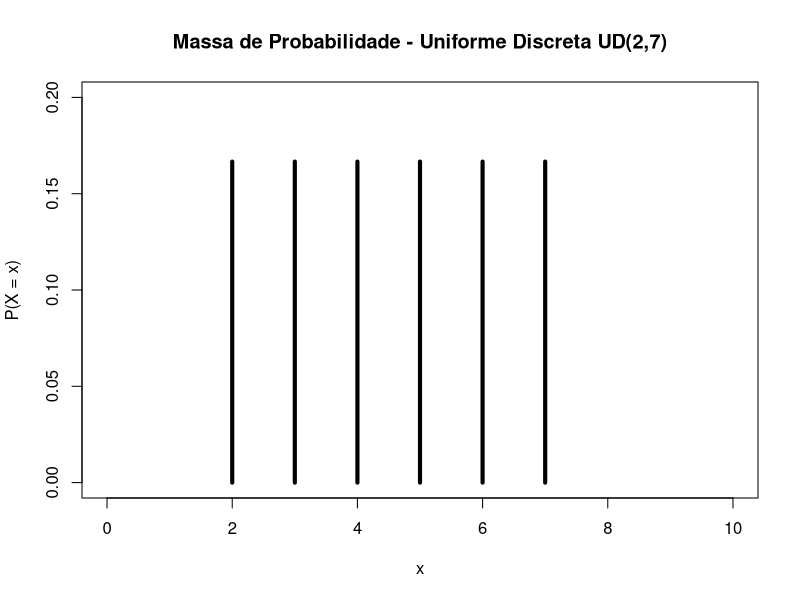
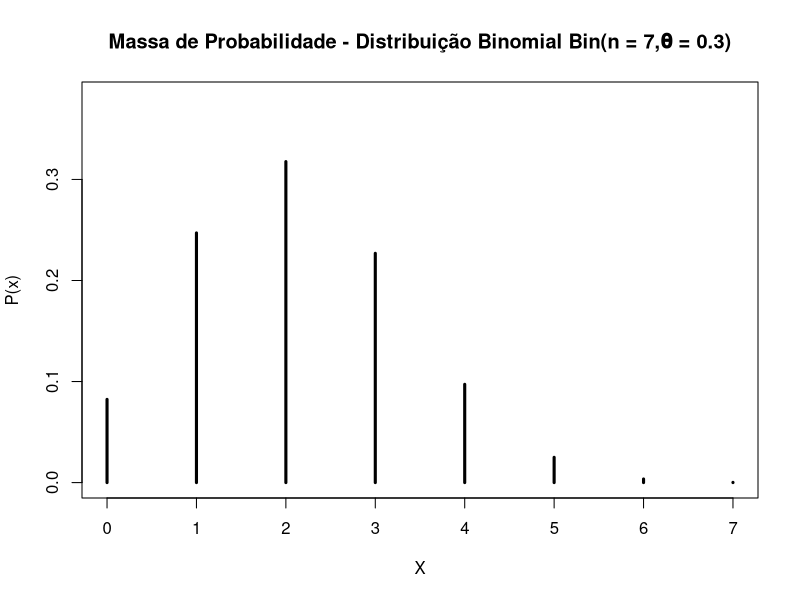
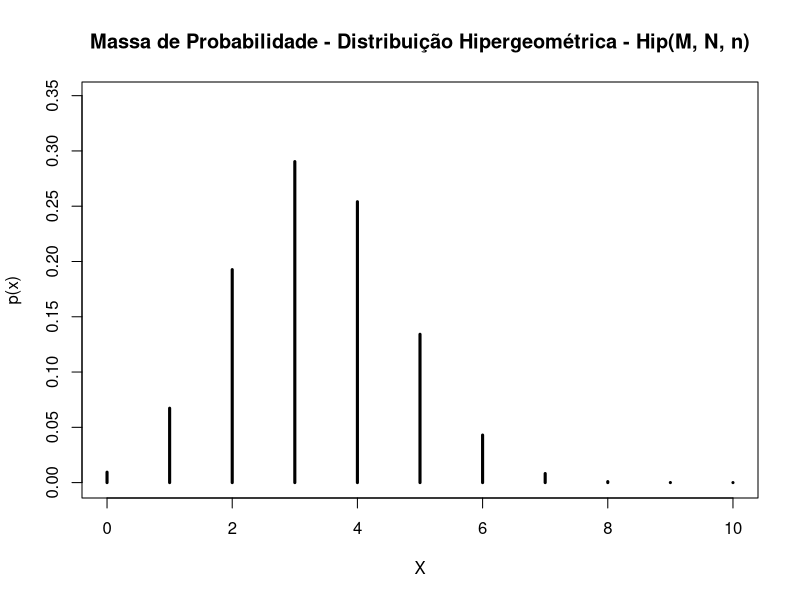
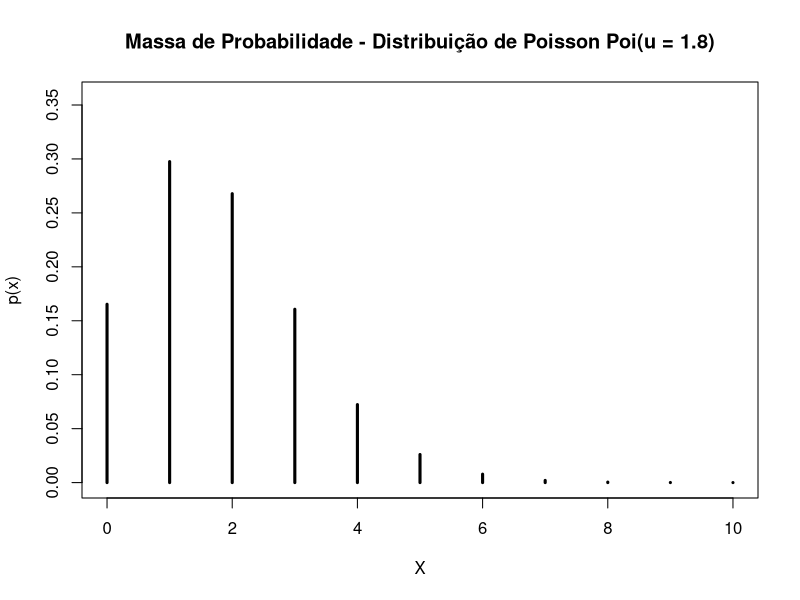
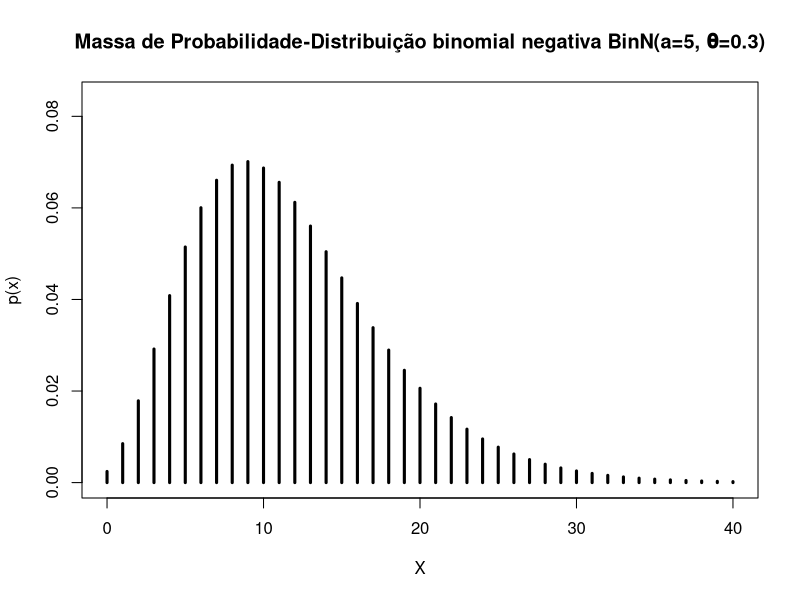

Reproduce these figures in R, in order.
## ---- chunk 1
a <- 2
b <- 7
m <- 20
sample(a:b, size = m, replace = TRUE)
## ---- chunk 2
x <- a:b
p <- rep(1 / length(x), length(x))
plot(
    x = x, 
    y = p,
    type = "h",
    lwd = 4,
    ylim = c(0, max(p) * 1.2),
    xlim = c(0, 10),
    xlab = "x",
    ylab = "P(X = x)",
    main = "Massa de Probabilidade - Uniforme Discreta UD(2,7)"
    )
## ---- chunk 3
n <- 7
theta <- 0.3 # M/N
## ---- chunk 4
x <- 2
dbinom(x = x, size = n, prob = theta)
## ---- chunk 5
pbinom(q = x, size = n, prob = theta)
## ---- chunk 6
qbinom(p = 0.4, size = n, prob = theta)
## ---- chunk 7
rbinom(n = 12, size = 7, prob = theta)
## ---- chunk 8
x <- 0:n
p <- dbinom(x = x, size = n, prob = theta)
plot(
    x = x, 
    y = p,
    type = "h",
    lwd = 3,
    ylim = c(0, max(p) * 1.2),
    xlab = "X",
    ylab = "P(x)",
    main = "Massa de Probabilidade - Distribuição Binomial Bin(n = 7,𝛉 = 0.3)"
    )
## ---- chunk 9
n <- 10
x <- 2
M <- 15
N_M = 30
dhyper(x = x, m = M, n = N_M, k = n)
## ---- chunk 10
phyper(q = 3, m = M, n = N_M, k = n)
## ---- chunk 11
qhyper(p = 0.1, m = M, n = N_M, k = n)
## ---- chunk 12
rhyper(nn = 12, m = M, n = N_M, k = n)
## ---- chunk 13
x <- 0:n
p <- dhyper(x = x, m = M, n = N_M, k = n)
plot(
    x = x, 
    y = p,
    type = "h",
    lwd = 3,
    ylim = c(0, max(p) * 1.2),
    xlab = "X",
    ylab = "p(x)",
    main = "Massa de Probabilidade - Distribuição Hipergeométrica - Hip(M, N, n)"
    )
## ---- chunk 14
x <- 2
u <- 1.8
dpois(x = x, lambda = u)
## ---- chunk 15
ppois(q = 3, lambda = u)
## ---- chunk 16
qpois(p = 0.1, lambda = u)
## ---- chunk 17
rpois(n = 8, lambda = u)
## ---- chunk 18
x <- 0:10
p <- dpois(x = x, lambda = u)
plot(
    x = x, 
    y = p,
    type = "h",
    lwd = 3,
    ylim = c(0, max(p) * 1.2),
    xlab = "X",
    ylab = "p(x)",
    main = "Massa de Probabilidade - Distribuição de Poisson Poi(u = 1.8)"
    )
## ---- chunk 19
x <- 10
a <- 5
theta <- 0.3
dnbinom(x = x, size = a, prob = theta)
## ---- chunk 20
pnbinom(q = 15, size = a, prob = theta)
## ---- chunk 21
qnbinom(p = 0.1, size = a, prob = theta)
## ---- chunk 22
rnbinom(n = 8, size = a, prob = theta)
## ---- chunk 23
x <- 0:40
p <- dnbinom(x = x, size = a, prob = theta)
plot(
    x = x, 
    y = p,
    type = "h",
    lwd = 3,
    ylim = c(0, max(p) * 1.2),
    xlab = "X",
    ylab = "p(x)",
    main = "Massa de Probabilidade-Distribuição binomial negativa BinN(a=5, 𝛉=0.3)"
    )
